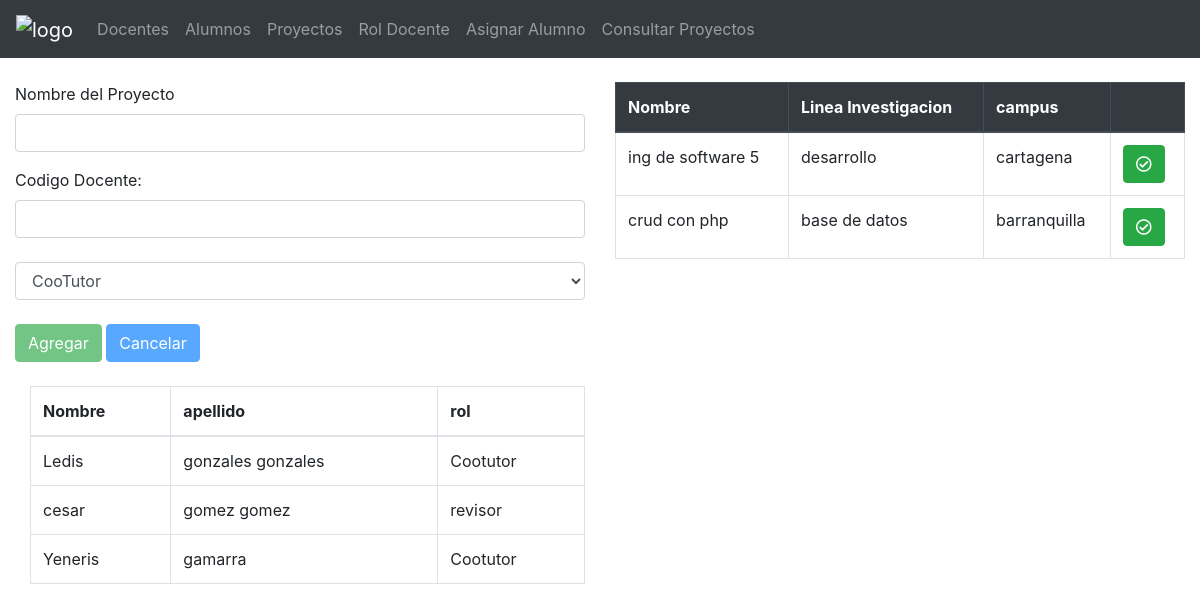
Screenshot of /asignacion.php with the database file from the repository.
### tables this page shows
CREATE TABLE `proyectos` (
  `cod_proyecto` int(11) NOT NULL,
  `nombre` varchar(100) NOT NULL,
  `lineaInvestigacion` varchar(100) NOT NULL,
  `fechaInicio` date NOT NULL,
  `fechaActualizacion` date DEFAULT NULL,
  `fechaEntrega` date NOT NULL,
  `campus` varchar(100) NOT NULL,
  `estadoProyecto` varchar(100) NOT NULL,
  `cod_docente` varchar(100) NOT NULL
);

CREATE TABLE `roldocente` (
  `id` int(11) NOT NULL,
  `cod_profesor` varchar(100) NOT NULL,
  `cod_proyecto` varchar(100) NOT NULL,
  `rol` varchar(100) NOT NULL
);

CREATE TABLE `docentes` (
  `cod_docente` varchar(50) NOT NULL,
  `nombre` varchar(50) NOT NULL,
  `apellido` varchar(50) NOT NULL,
  `correo` varchar(100) NOT NULL,
  `titulo` varchar(1000) NOT NULL,
  `area` varchar(100) NOT NULL
);

### asignacion.php (called while the page is built)
<?php
include ('Templates/head.php');
?>
<?php
include ('Proyecto/asig_proyecto.php');
?>
<?php
include ('Templates/footer.php')
?>

### Proyecto/asig_proyecto.php (the view, shortened to what this page needs)
<?php
$nombreP = (isset($_POST['NomP_txt'])) ?$_POST['NomP_txt']:"" ;
$nombreD = (isset($_POST['NomD_txt'])) ?$_POST['NomD_txt']:"" ;
include ('conexion/conexion.php');
$accionAgregar=$accionCancelar="disabled";
$accionseleccionar="";
$sentencia = $pdo->prepare("SELECT * FROM `proyectos` ");
$sentencia->execute();
$listaProyectos= $sentencia->fetchAll(PDO::FETCH_ASSOC);
$sentencia = $pdo->prepare("SELECT roldocente.rol, docentes.nombre, docentes.apellido FROM `roldocente` INNER JOIN docentes on roldocente.cod_profesor=docentes.cod_docente");
        $sentencia->execute();
        $listadocente= $sentencia->fetchAll(PDO::FETCH_ASSOC);
?>
<div class="row">
<div class="col-md-6">
    <form method="post" action="">
        <div class="form-group ">
        <label for="">Nombre del Proyecto</label>
        <input type="text" class="form-control" value="<?php echo $nombreP ?>"  name="NomP_txt" required placeholder="" id="NomP_txt" require="">
        </div>
            <label for="">Codigo Docente:</label>
            <input type="text" class="form-control" value="<?php echo $nombreD ?>" name="CodigoD_txt" required  placeholder="" id="CodigoD_txt" require="">
            <br>
            <select id="rol_txt" class="form-control" name="rol_txt">
            <option value="Cootutor">CooTutor</option>
            </select>
            <br>
            <button value="btnAgregar" <?php echo $accionAgregar; ?>  class="btn btn-success" type="submit" name="accion">Agregar</button>
            <button value="btnCancelar" <?php echo $accionCancelar; ?> class="btn btn-primary" type="submit" name="accion">Cancelar</button>
    </form>
    </div>
    <div class="col-md-6">
            <table class="table table-bordered">
                <thead class="thead-dark">
                <tr>
                    <th>Nombre</th>
                    <th>Linea Investigacion</th>
                    <th>campus</th>
                    <th></th>
                </tr>
                </thead>
            <?php foreach($listaProyectos as $docente) { ?>
                <tr>
                    <td><?php echo $docente['nombre'] ?></td>
                    <td><?php echo $docente['lineaInvestigacion'] ?></td>
                    <td><?php echo $docente['campus'] ?></td>
                    <td>
                    <form action="" method="post">
                    <button value="SeleccionarP" <?php echo $accionseleccionar; ?> type="submit" class="btn btn-success" name="accion"><i class="far fa-check-circle"></i></button>
                    </form>
                    </td>
                </tr>
            <?php }?>
            </table>
    </div>
</div>
<br>
<div class="col-md-6">
            <table class="table table-bordered">
                <thead>
                <tr>
                    <th>Nombre</th>
                    <th>apellido</th>
                    <th>rol</th>
                </tr>
                </thead>
                <tbody>
                <?php foreach($listadocente as $docente) { ?>
                            <tr>
                                <td><?php echo $docente['nombre'] ?></td>
                                <td><?php echo $docente['apellido'] ?></td>
                                <td><?php echo $docente['rol'] ?></td>
                            </tr>
                        <?php }?>
                </tbody>
            </table>
            </div>
</div>

### rows the page displays
proyectos: nombre "ing de software 5", lineaInvestigacion "desarrollo", campus "cartagena"
proyectos: nombre "crud con php", lineaInvestigacion "base de datos", campus "barranquilla"
roldocente: docentes.nombre "Ledis", docentes.apellido "gonzales gonzales", rol "Cootutor"
roldocente: docentes.nombre "cesar", docentes.apellido "gomez gomez", rol "revisor"
roldocente: docentes.nombre "Yeneris", docentes.apellido "gamarra", rol "Cootutor"
